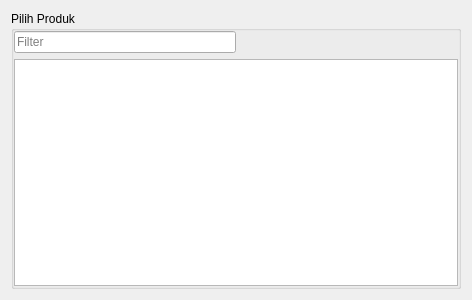
<?xml version="1.0" encoding="UTF-8"?>
<ui version="4.0">
 <class>ProductPickerDialog</class>
 <widget class="QDialog" name="ProductPickerDialog">
  <property name="geometry">
   <rect>
    <x>0</x>
    <y>0</y>
    <width>472</width>
    <height>300</height>
   </rect>
  </property>
  <property name="windowTitle">
   <string>Pilih Produk</string>
  </property>
  <layout class="QHBoxLayout" name="horizontalLayout_2">
   <item>
    <widget class="QGroupBox" name="groupBox">
     <property name="title">
      <string>Pilih Produk</string>
     </property>
     <layout class="QVBoxLayout" name="verticalLayout">
      <property name="leftMargin">
       <number>0</number>
      </property>
      <property name="topMargin">
       <number>0</number>
      </property>
      <property name="rightMargin">
       <number>0</number>
      </property>
      <property name="bottomMargin">
       <number>0</number>
      </property>
      <item>
       <layout class="QHBoxLayout" name="horizontalLayout">
        <item>
         <widget class="QLineEdit" name="lineEdit">
          <property name="placeholderText">
           <string>Filter</string>
          </property>
         </widget>
        </item>
        <item>
         <spacer name="horizontalSpacer">
          <property name="orientation">
           <enum>Qt::Orientation::Horizontal</enum>
          </property>
          <property name="sizeHint" stdset="0">
           <size>
            <width>40</width>
            <height>20</height>
           </size>
          </property>
         </spacer>
        </item>
       </layout>
      </item>
      <item>
       <widget class="QTableView" name="productView"/>
      </item>
     </layout>
    </widget>
   </item>
  </layout>
 </widget>
 <resources/>
 <connections/>
</ui>
